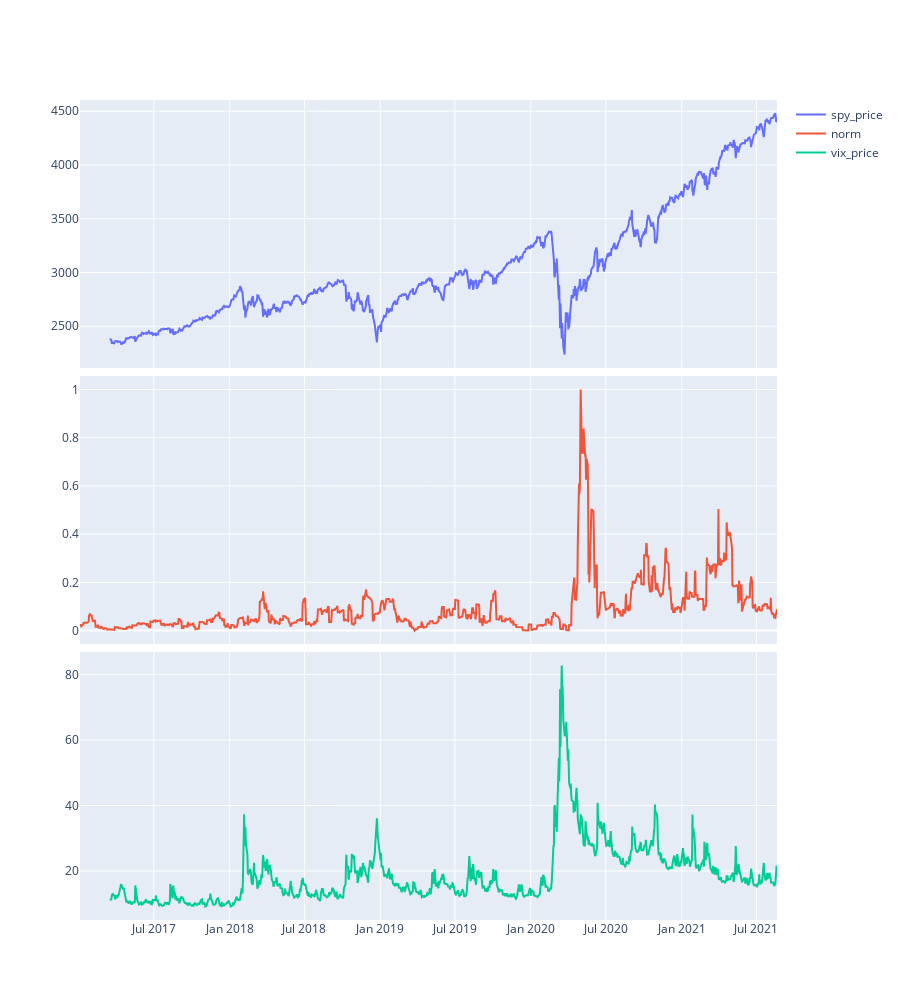

Notebook code cell kept with this figure:
### Code cell
# Market activity from 2017, no stride

dates = ["2017-01-01", "2021-08-21"]
clean_data = yf.download("^GSPC ^VIX", start=dates[0], end=dates[1], interval = "1d", group_by = "ticker").xs("Adj Close", level=1, axis=1)

calced_df = pd.DataFrame(
    {
        # "log_price": log_price[1:],
        "spy_price": clean_data["^GSPC"][50:],
        "norm": norm[:,1][1:],
        "vix_price": clean_data["^VIX"][50:]
        # "log_returns": np.diff(log_price),
    },
    index = y_sw[1:]
)


fig = make_subplots(rows=len(calced_df.keys()), cols=1, shared_xaxes=True, vertical_spacing = 0.01)
fig.update_layout(
    height=1000,
)

# plot all time series in calced_df, if norm, first normalize array then plot
for i, col in enumerate(calced_df.keys(), start=1):
    if col == "norm":
        normed_norm = calced_df[dates[0]:dates[1]][col].values/max(calced_df[dates[0]:dates[1]][col].values)
        fig.add_trace(go.Scatter(x=calced_df[dates[0]:dates[1]][col].index, y=normed_norm, name=col), row=i, col=1)
    else:
        fig.add_trace(go.Scatter(x=calced_df[dates[0]:dates[1]][col].index, y=calced_df[dates[0]:dates[1]][col].values, name=col), row=i, col=1)
    
fig.show()

### Figure 1 — Plotly figure (JSON) as saved in the notebook; plotly's stock layout.template omitted (floating-point values rounded to 4 significant figures; data arrays with more than 128 entries replaced by an {"elided": "..."} marker saying what was removed)
{"data": [{"name": "spy_price", "type": "scatter", "x": {"elided": "1167 str values"}, "xaxis": "x", "y": {"elided": "1167 float values"}, "yaxis": "y"}, {"name": "norm", "type": "scatter", "x": {"elided": "1167 str values"}, "xaxis": "x2", "y": {"elided": "1167 float values"}, "yaxis": "y2"}, {"name": "vix_price", "type": "scatter", "x": {"elided": "1167 str values"}, "xaxis": "x3", "y": {"elided": "1167 float values"}, "yaxis": "y3"}], "layout": {"height": 1000, "xaxis": {"anchor": "y", "domain": [0, 1], "matches": "x3", "showticklabels": false}, "xaxis2": {"anchor": "y2", "domain": [0, 1], "matches": "x3", "showticklabels": false}, "xaxis3": {"anchor": "y3", "domain": [0, 1]}, "yaxis": {"anchor": "x", "domain": [0.6733, 1]}, "yaxis2": {"anchor": "x2", "domain": [0.3367, 0.6633]}, "yaxis3": {"anchor": "x3", "domain": [0, 0.3267]}}}
